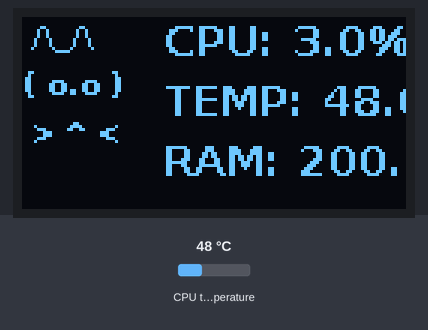
Simulated run of this program. Board: Raspberry Pi (BCM pin numbers). On the bench: 128×64 one-colour display. Inputs (shaded band) come from the test bench; at power-on: CPU temperature 48 °C. System figures (address, load, memory, disk, uptime) are fixed made-up values.

Above: at 1.2 s.
1.3 s: CPU temperature set to 31 °C
At 2.7 s:
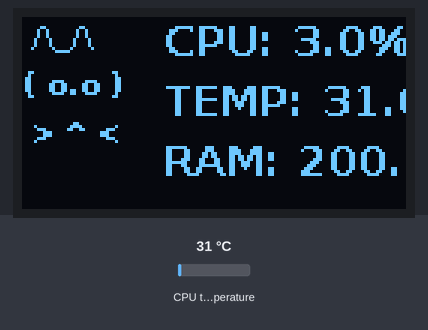
3.7 s: CPU temperature set to 44 °C
At 4.9 s:
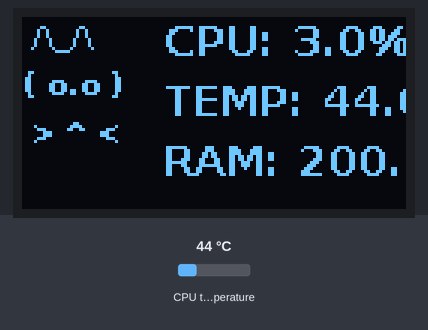
5.8 s: CPU temperature set to 58 °C
At 7.2 s:
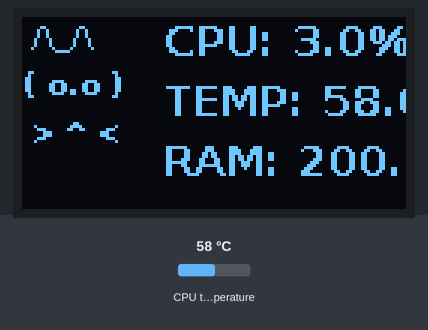
Timing chart, 0 to 8.8 s (numbered marks = the images above; inputs shaded):
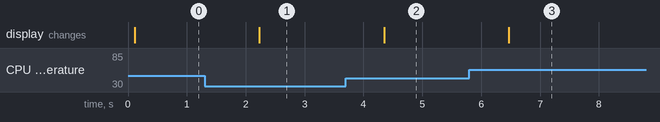

The program:

oledstuff.py
```python
import os
import psutil
import time
from PIL import Image, ImageDraw, ImageFont
import board
import busio
from adafruit_ssd1306 import SSD1306_I2C

# Initialize I2C and OLED
i2c = busio.I2C(board.SCL, board.SDA)
oled = SSD1306_I2C(128, 64, i2c)

# Function to get system stats
def get_system_stats():
    cpu_usage = psutil.cpu_percent()
    ram = psutil.virtual_memory()
    ram_usage = ram.used / (1024 ** 2)  # Convert to MB
    ram_total = ram.total / (1024 ** 2)  # Convert to MB
    with open("/sys/class/thermal/thermal_zone0/temp", "r") as f:
        cpu_temp = int(f.read()) / 1000  # Convert to Celsius
    return cpu_usage, cpu_temp, ram_usage, ram_total

# Clear the display
oled.fill(0)
oled.show()

# Load a larger font (TrueType font)
font_path = "/usr/share/fonts/truetype/dejavu/DejaVuSans-Bold.ttf"  # Path to font
large_font = ImageFont.truetype(font_path, 14)  # Font size 14
cat_font = ImageFont.truetype(font_path, 10)   # Larger font for the cat face

# Function to draw a larger cat face
def draw_cat_face(draw):
    draw.text((0, 0), " /\\_/\\", font=cat_font, fill=255)
    draw.text((0, 16), "( o.o )", font=cat_font, fill=255)
    draw.text((0, 32), " > ^ <", font=cat_font, fill=255)

# Main loop
while True:
    # Create a blank image for drawing
    image = Image.new("1", (oled.width, oled.height))
    draw = ImageDraw.Draw(image)

    # Get system stats
    cpu_usage, cpu_temp, ram_usage, ram_total = get_system_stats()

    # Draw the cat face
    draw_cat_face(draw)

    # Add system stats to the right of the cat face
    draw.text((47, 0), f"CPU: {cpu_usage:.1f}%", font=large_font, fill=255)
    draw.text((47, 20), f"TEMP: {cpu_temp:.1f}C", font=large_font, fill=255)
    draw.text((47, 40), f"RAM: {ram_usage:.1f}/{ram_total:.1f}MB", font=large_font, fill=255)

    # Display the image
    oled.image(image)
    oled.show()

    # Wait a bit before refreshing
    time.sleep(1)
```

Measured:
- after the input at 1.3 s, the display: changes after 0.93 s (image 1)
- after the input at 3.7 s, the display: changes after 0.65 s (image 2)
- after the input at 5.8 s, the display: changes after 0.67 s (image 3)
